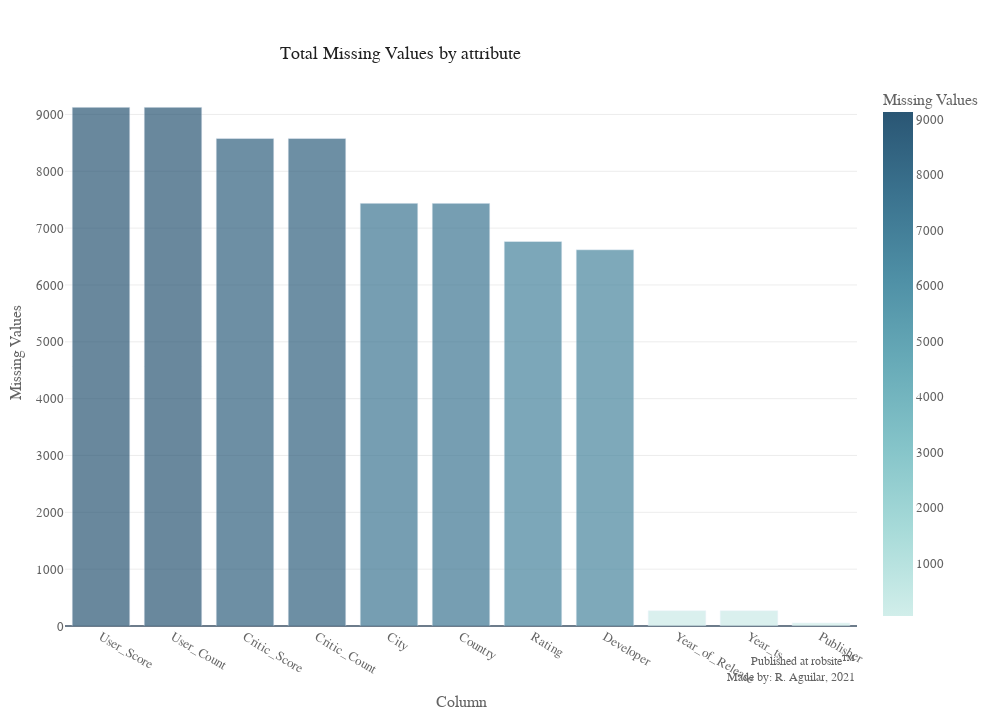

This figure's notebook cell:
### Markdown cell above
These correspond to the attributes that hold more than 5% of the null values
considering a confidence standard, which consists of having at least 95% of the data.

In a visual way, we can look at it in the following graphic.

### Code cell
# Make a dataframe of the number of Missing Values per attribute
df_na = df.isna().sum().reset_index()

# Rename our dataframe columns
df_na.columns = ["Column","Missing_Values"]

# Plot barchart of Missing Values
barna = px.bar(df_na[df_na["Missing_Values"] > 0].sort_values
               ("Missing_Values", ascending = False),
               y="Missing_Values", x="Column", color="Missing_Values", opacity=0.7,
              title = "Total Missing Values by attribute", color_continuous_scale=
               "teal",
              labels = {"Missing_Values":"Missing Values"})


# layout for barchart
layoutbar1 = {"font": {"size": fontimg ,
                    "color": colorfont,
                    "family": "segoe ui light"},
            "title":{'y':0.935,
                    'x':0.4,
                    "yref":"container",
                    'xanchor': 'center',
                    'yanchor': 'top',
                    "font.family":"bahnschrift light",
                    "font.color":"#202020",
                    "font.size":fontimg+5,
                    "pad.b":15, # to avoid overlap with graph
                    "pad.l":1},
            "showlegend": True,
            "legend":{"font.size": fontimg,
                      "bordercolor": "#F70000",
                      "itemclick":"toggleothers",
                      "itemwidth": 30,
                      "itemdoubleclick":False,
                      "title.side": "top",
                      "title.font.color": "#202020",
                      "title.font.size": fontimg+2,
                      "x":1.05}, # distance with the plot default to 1.02
            "margin":{"b": 65,
                      "l": 65,
                      "r": 65,
                      "t": 80,
                      "pad": 0},
            "autosize":True,
            "width": widthimg,
            "height": heightimg,
            "separators": ". ",
            "paper_bgcolor": "#fff",
            "plot_bgcolor": "#fff",
            "autotypenumbers": "convert types",
            #"colorway": ["#10214A", "#172568", "#1F2685", "#2E28A1", "#4831BD",
              # "#663AD8", "#7249DE", "#7E58E4"],
            "modebar":{"add":["togglespikelines"], #"drawline","eraseshape"
                       "orientation":"v",
                       "remove":["zoomin","zoomout","zoom","lasso","select","togglespikelines"],
                       "activecolor":"#171717"},
            "hoverdistance":50, #Distance between cursor and hover announce
            "hoverlabel":{"align":"left",
                          "bordercolor":"#fff",
                          "bgcolor":"#3D5165",
                          "font.color":"#FFFFFF",
                          "font.family":"segoe ui light",
                          "font.size":fontimg},
            "grid":{"pattern":"coupled",
                    "roworder":"bottom to top",
                    "xgap":0.5,
                    "ygap":0.5,
                    "xside":"bottom"},
            "newshape":{"line.color":"#3D5165",
                        "line.width":1.5,
                        "opacity":0.7},
            "activeshape.opacity":0.7,
            "xaxis": {"gridcolor":"#fff",
                      "spikecolor":"#DEDEDE", # Horizontal line hovered 
                      "spikethickness":1.5,
                      "showspikes": False,
                      "anchor":"free",
                      "position":0,
                      "showgrid":False,
                      "tickcolor":"#FD0000",
                      "ticklabelposition": "outside",
                      "title.standoff": 10, #Distance between axis title and axis labels
                      "automargin": True},
            "yaxis": {"gridcolor":"#EDEDED",
                      "spikecolor":"#DEDEDE", # Horizontal line hovered
                      "spikethickness":1.5,
                      "showspikes": False,
                      "ticklabelposition": "outside",
                      "tickprefix": "", #Label prefix
                      "ticksuffix": "", # Label sufix
                      "title.standoff": 10, #Distance between axis title and axis labels
                      "zeroline": True,
                      "zerolinecolor": "#3D5165",
                      "zerolinewidth": 1.5,
                      "automargin": True},
            "annotations":[{"text":author,
                            "align": "right",
                            "visible":True,
                            "xref":"paper",
                            "yref":"paper",
                            "x":1,
                            "y":-0.11,
                            "showarrow":False,
                            "font.size":fontimg-1}]}

# Update layout                   
barna.update_layout(layoutbar1)
barna.show()

### Figure 1 — Plotly figure (JSON) as saved in the notebook; plotly's stock layout.template omitted (floating-point values rounded to 4 significant figures)
{"data": [{"alignmentgroup": "True", "hovertemplate": "Column=%{x}<br>Missing Values=%{marker.color}<extra></extra>", "legendgroup": "", "marker": {"color": [9126, 9126, 8579, 8579, 7437, 7436, 6766, 6620, 269, 269, 54], "coloraxis": "coloraxis", "opacity": 0.7, "pattern": {"shape": ""}}, "name": "", "offsetgroup": "", "orientation": "v", "showlegend": false, "textposition": "auto", "type": "bar", "x": ["User_Score", "User_Count", "Critic_Score", "Critic_Count", "City", "Country", "Rating", "Developer", "Year_of_Release", "Year_ts", "Publisher"], "xaxis": "x", "y": [9126, 9126, 8579, 8579, 7437, 7436, 6766, 6620, 269, 269, 54], "yaxis": "y"}], "layout": {"activeshape": {"opacity": 0.7}, "annotations": [{"align": "right", "font": {"size": 12}, "showarrow": false, "text": "Published at <a href='https://robsite.media'>robsite&#8482;</a><br>Made by: R. Aguilar, 2021", "visible": true, "x": 1, "xref": "paper", "y": -0.11, "yref": "paper"}], "autosize": true, "autotypenumbers": "convert types", "barmode": "relative", "coloraxis": {"colorbar": {"title": {"text": "Missing Values"}}, "colorscale": [[0.0, "rgb(209, 238, 234)"], [0.1667, "rgb(168, 219, 217)"], [0.3333, "rgb(133, 196, 201)"], [0.5, "rgb(104, 171, 184)"], [0.6667, "rgb(79, 144, 166)"], [0.8333, "rgb(59, 115, 143)"], [1.0, "rgb(42, 86, 116)"]]}, "font": {"color": "#636363", "family": "segoe ui light", "size": 13}, "grid": {"pattern": "coupled", "roworder": "bottom to top", "xgap": 0.5, "xside": "bottom", "ygap": 0.5}, "height": 720, "hoverdistance": 50, "hoverlabel": {"align": "left", "bgcolor": "#3D5165", "bordercolor": "#fff", "font": {"color": "#FFFFFF", "family": "segoe ui light", "size": 13}}, "legend": {"bordercolor": "#F70000", "font": {"size": 13}, "itemclick": "toggleothers", "itemdoubleclick": false, "itemwidth": 30, "title": {"font": {"color": "#202020", "size": 15}, "side": "top"}, "tracegroupgap": 0, "x": 1.05}, "margin": {"b": 65, "l": 65, "pad": 0, "r": 65, "t": 80}, "modebar": {"activecolor": "#171717", "add": ["togglespikelines"], "orientation": "v", "remove": ["zoomin", "zoomout", "zoom", "lasso", "select", "togglespikelines"]}, "newshape": {"line": {"color": "#3D5165", "width": 1.5}, "opacity": 0.7}, "paper_bgcolor": "#fff", "plot_bgcolor": "#fff", "separators": ". ", "showlegend": true, "title": {"font": {"color": "#202020", "family": "bahnschrift light", "size": 18}, "pad": {"b": 15, "l": 1}, "text": "Total Missing Values by attribute", "x": 0.4, "xanchor": "center", "y": 0.935, "yanchor": "top", "yref": "container"}, "width": 1000, "xaxis": {"anchor": "free", "automargin": true, "domain": [0.0, 1.0], "gridcolor": "#fff", "position": 0, "showgrid": false, "showspikes": false, "spikecolor": "#DEDEDE", "spikethickness": 1.5, "tickcolor": "#FD0000", "ticklabelposition": "outside", "title": {"standoff": 10, "text": "Column"}}, "yaxis": {"anchor": "x", "automargin": true, "domain": [0.0, 1.0], "gridcolor": "#EDEDED", "showspikes": false, "spikecolor": "#DEDEDE", "spikethickness": 1.5, "ticklabelposition": "outside", "tickprefix": "", "ticksuffix": "", "title": {"standoff": 10, "text": "Missing Values"}, "zeroline": true, "zerolinecolor": "#3D5165", "zerolinewidth": 1.5}}}
